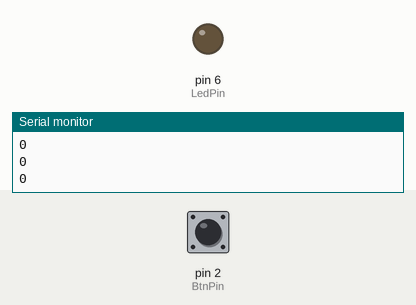
Simulated run of this sketch. Board: Arduino Uno, built with avr-gcc and run on an emulated ATmega328P. On the bench: output pins drawn as LEDs (lit = HIGH), the last lines printed to the serial monitor. The test bench sets the inputs (shaded band); at power-on: pin 2 (BtnPin) LOW.

Above: at 1.2 s.
1.3 s: pin 2 (BtnPin) pulled HIGH for 0.15 s
At 1.37 s:
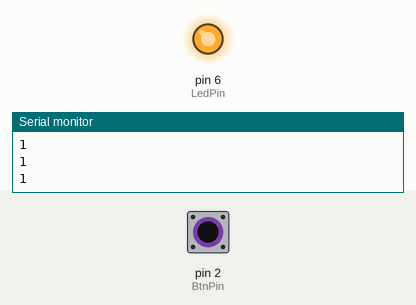
2.9 s: pin 2 (BtnPin) pulled HIGH for 3.2 s
At 6.8 s:
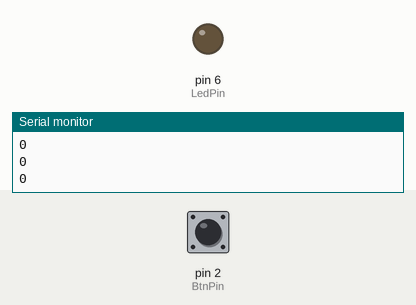
Timing chart, 0 to 8.3 s (numbered marks = the images above; inputs shaded):
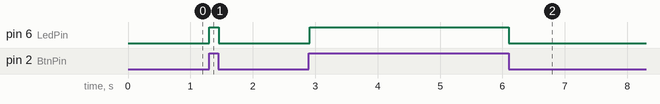

Measured:
- after the input at 1.3 s, pin 6 (LedPin): LOW → HIGH at once, → LOW 0.15 s later
- after the input at 2.9 s, pin 6 (LedPin): LOW → HIGH at once, → LOW 3.2 s later

The sketch:

Button1.ino
```cpp
#define BtnPin 2
#define LedPin 6


void setup() {
  // put your setup code here, to run once:
  Serial.begin(115200);
  pinMode(BtnPin, INPUT);
  pinMode(LedPin, OUTPUT);

}

void loop() {
  Serial.println(digitalRead(BtnPin));
  delay(10);
  if (digitalRead(BtnPin)==1){
    digitalWrite(6,HIGH);
  }else{
    digitalWrite(6,LOW);
  }

}
```
